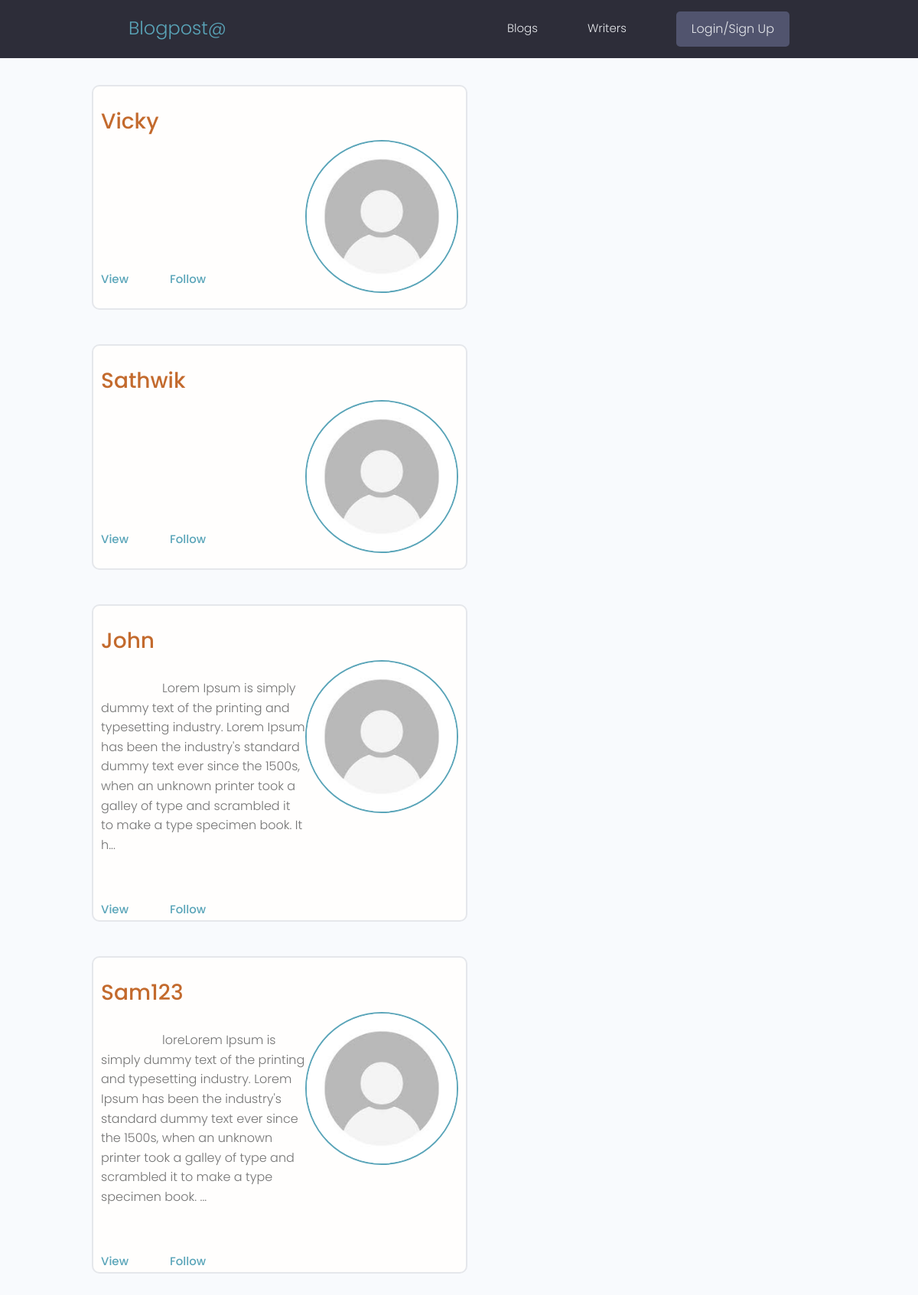
/account/writers/, run on the app's committed database.
### users/models.py (models this page shows, shortened)
class Profile(models.Model):
    user = models.OneToOneField(User , on_delete=models.CASCADE , null= True ,blank= True)
    name = models.CharField(max_length=100)
    email = models.EmailField(max_length=200)
    username = models.CharField(max_length=100, unique=True)
    avatar = models.ImageField(default= 'default.jpg',null = True ,blank = True , upload_to = 'profileimages')
    intro = models.CharField(max_length=250, null=True ,blank=True)
    bio = models.TextField(null=True,blank=True)
    social_twitter = models.CharField(max_length=100, blank= True ,null= True)
    social_insta = models.CharField(max_length=100, blank= True ,null= True)
    created = models.DateField(auto_now_add= True)
    id = models.UUIDField(default = uuid.uuid4 , primary_key= True ,unique= True ,editable= False)
    def __str__(self) -> str:
        return self.username.title()
    @property
    def image_url(self):
        try:
            url = self.avatar.url
        except:
            url = '/images/default.jpg'
        return url

### users/views.py (the view)
# urls.py: path('writers/', views.writers, name= 'writers'),
def writers(request):
    profiles = Profile.objects.all()
    cur_user=None
    if request.user.is_authenticated:
        profiles = Profile.objects.exclude(id = request.user.profile.id)
        cur_user = request.user.profile
    context = {'profiles': profiles , 'cur_user': cur_user}
    return render(request , 'users/writers.html',context)

### users/templatetags/filtags.py (called while the page is built)
@register.simple_tag(takes_context=True)
def follow_finder(context , profile):
    folower = context['cur_user']
    print(profile,folower)
    try:
        Follow.objects.get(follower = folower , following = profile )
        return True
    except:
        return False

### users/templates/users/writers.html (shortened to what this page needs)
{% extends 'main.html' %}
{% load filtags %}
{% block content %}
<div class="container" style="padding-top: 30px ;">
    {% for profile in profiles%}
    <div class="grid grid--three">
    <div class="card" style="margin-bottom: 40px;padding-left: 10px; width: 50%;height: 90%; padding-right: 10px; margin-right: 0px;">
        <br>
        <h4  ><a href= "{% url 'account' profile.id %}" style="color:#C36A2D;">{{profile.username.title}}</a></h4>
        <img class="avatar avatar--xl dev__avatar" src="{{profile.image_url}}" style="float: right; margin-bottom: 20px;" />
        <br>
        {% if profile.bio %}
        <p style="text-indent: 5em;">{{profile.bio|slice:'250'}}...</p>
        {% else %}
        <p style="margin-top: 60px;">&ensp;</p>
        {% endif %}
        <a title="twitter" href="{% url 'account' profile.id %}" style="margin-top: 60px;">View</a>
        {%  follow_finder  profile  as result %}
        {%if not result %}
        <a title="twitter" href="{% url 'follow' profile.id %}" style="margin-top: 60px; margin-left: 50px;">Follow</a>
        {% endif %}
    </div>
    </div>
    {% endfor %}
</div>
{% endblock content %}

### static/styles/app.css (style rules this page uses)
:root { --color-sub: #2d2d39; }
.card { border: 2px solid var(--color-light); }
img { width: 100%; }
.dev__avatar { display: block; margin: auto; }

### static/uikit/styles/modules/_variables.css (style rules this page uses)
:root { --color-main: #5aa5b9; --color-main-light: #e6faff; --color-sub: #3f4156; --color-sub-light: #51546e; --color-sub-lighter: #ededfd; --color-text: #737373; --color-gray: #8b8b8b; --color-light: #e5e7eb; --color-light-gray: #767676; --color-bg: #f8fafd; --color-white: #fffefd; --color-white-light: #f3f3f3; --color-success: #359e64; --color-success-bg: #def8e8; --color-error: #fc4b0b; --color-error-bg: #fff2ee; --font-base: 'Poppins', arial, helvetica, 'Segoe UI', roboto, ubuntu, sans-serif; --font-monospace: 'Fira Code', 'Courier New', courier, monospace; --font-regular: 300; --font-medium: 500; --font-bold: 700; --generic-shadow: 1px 1px 5px #00000010; --generic-transition: all 0.3s ease-in-out; }

### static/uikit/styles/modules/_base.css (style rules this page uses)
* { margin: 0; padding: 0; box-sizing: border-box; text-rendering: optimizeLegibility; color: inherit; font-size: inherit; }
html { font-size: 50%; }
@media only screen and (min-width: 480px) { html { font-size: 56.25%; } }
@media only screen and (min-width: 1200px) { html { font-size: 62.5%; } }
body { line-height: 1.6; font-weight: 400; font-size: 1.5rem; color: var(--color-text); background-color: var(--color-bg); min-height: 100vh; }

### static/uikit/styles/modules/_typography.css (style rules this page uses)
* { font-family: var(--font-base); }
h4 { font-size: 2.8rem; font-weight: var(--font-medium); }
p, span, strong { font-size: 1.6rem; color: var(--color-text); font-weight: var(--font-regular); }
a { padding-bottom: 2px; text-decoration: none; display: inline-block; color: var(--color-main); font-weight: var(--font-medium); }

### static/uikit/styles/modules/_utilities.css (style rules this page uses)
.container { width: 92%; max-width: 165rem; margin: 0 auto; box-sizing: border-box; }
@media screen and (min-width: 1000px) { .container { width: 90%; } }
@media screen and (min-width: 1200px) { .container { width: 80%; } }

### static/uikit/styles/modules/_avatar.css (style rules this page uses)
.avatar { border-radius: 50%; border: 2px solid var(--color-main); object-fit: cover; }
.avatar--xl { height: 20rem; width: 20rem; }

### static/uikit/styles/modules/_card.css (style rules this page uses)
.card { border-radius: 1rem; background-color: var(--color-white); border: 1.5px solid var(--color-light); width: auto; height: auto; margin-top: 0.5rem; margin-bottom: 0.5rem; overflow: hidden; }

### static/uikit/styles/modules/_grid.css (style rules this page uses)
.grid { display: flex; flex-wrap: wrap; justify-content: flex-start; align-items: stretch; }
@media screen and (min-width: 800px) { .grid--three { margin-right: -2%; } }
@media screen and (min-width: 1200px) { .grid--three { margin-right: -2.33%; } }

### data on the page
Profile: username "Vicky", image_url (placeholder picture)
Profile: username "Sathwik", image_url (placeholder picture)
Profile: username "John", image_url (placeholder picture), bio "Lorem Ipsum is simply dummy text of the printing and typesetting industry. Lorem Ipsum has been the industry's standard dummy text ever since the 1500s, when an unknown printer took a galley of type and scrambled it to make a type specimen book. It h"
Profile: username "Sam123", image_url (placeholder picture), bio "loreLorem Ipsum is simply dummy text of the printing and typesetting industry. Lorem Ipsum has been the industry's standard dummy text ever since the 1500s, when an unknown printer took a galley of type and scrambled it to make a type specimen book."
